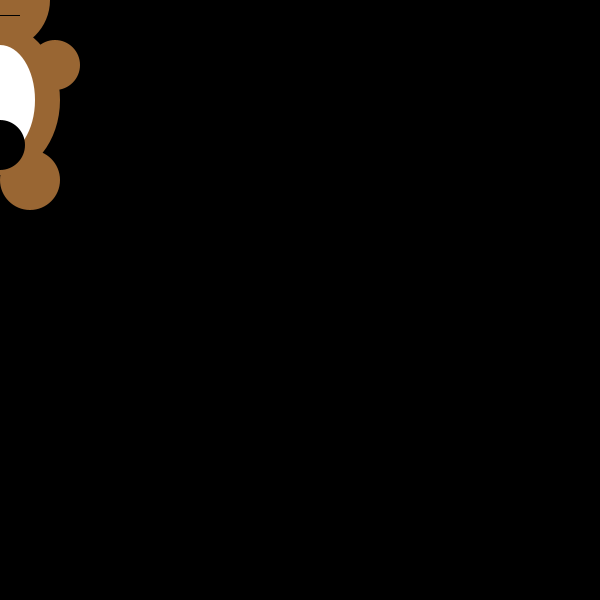
Frame 1 (no input)
Frame 60 (the mouse pressed at the canvas centre just before this capture): identical to frame 1, image omitted
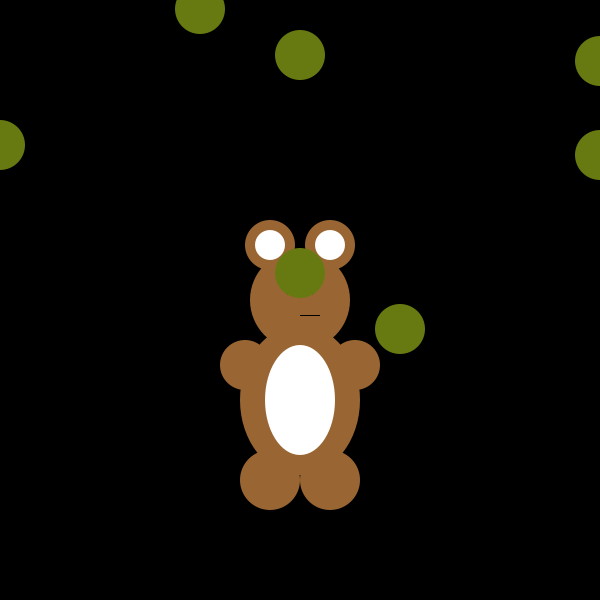
Frame 120 (the mouse held since frame 60 and released just before this capture)

The Processing sketch that drew these frames (run headless with seeded random() and noise(); from frame 60 on, the mouse is pressed at the canvas centre):

// Processing sketch: processing_8392
// ── processing_8392.pde


int [] xwaarden = new int[10];
int [] ywaarden = new int[10];


float r = 0; 
float g = 0; 
float b = 0;


void setup(){
 size(600,600);
 smooth();
 for(int i=0;i<10;i++)
 { xwaarden[i] = 100*int(random(0,10));
   ywaarden[i] = int(random(0,height));
 } 
}


void draw()
{ background(0);
  noStroke();

  //head 
   fill(#996633); 
  //ellipseMode(CENTER); 
  ellipse(mouseX,mouseY,100,100); 
  //ears
  ellipse(mouseX-30,mouseY-55,50,50); 
  ellipse(mouseX+30,mouseY-55,50,50); 
  //body 
  ellipse(mouseX,mouseY+100,120,150); 
  //feet
  ellipse(mouseX+30,mouseY+180,60,60); 
  ellipse(mouseX-30,mouseY+180,60,60); 
  //hands
  ellipse(mouseX-55,mouseY+65,50,50); 
  ellipse(mouseX+55,mouseY+65,50,50); 
  //white fill ears
  fill(255); 
  ellipse(mouseX-30,mouseY-55,30,30); 
  ellipse(mouseX+30,mouseY-55,30,30);
  //white fill body
  ellipse(mouseX,mouseY+100,70,110); 
  // eyes
  fill(0); 
  ellipse(mouseX-10,mouseY-10,10,10); 
  ellipse(mouseX+10,mouseY-10,10,10);
  //mouth
  rect(mouseX, mouseY+15,20,1); 
  
  
  for(int i=0;i<10;i++)
  {rondjes(xwaarden[i],ywaarden[i]);
  }
}

void rondjes(int x, int y)
  {fill(r,g,b); 
   ellipse(x, y, 50, 50);
}

void mousePressed() { 
    r = random(255); 
    g = random(255); 
    b = random(255); 
}
